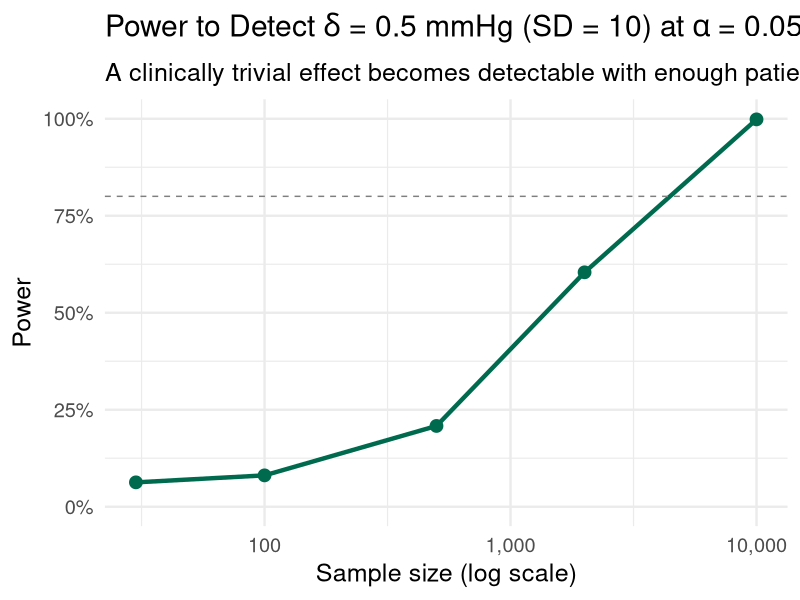
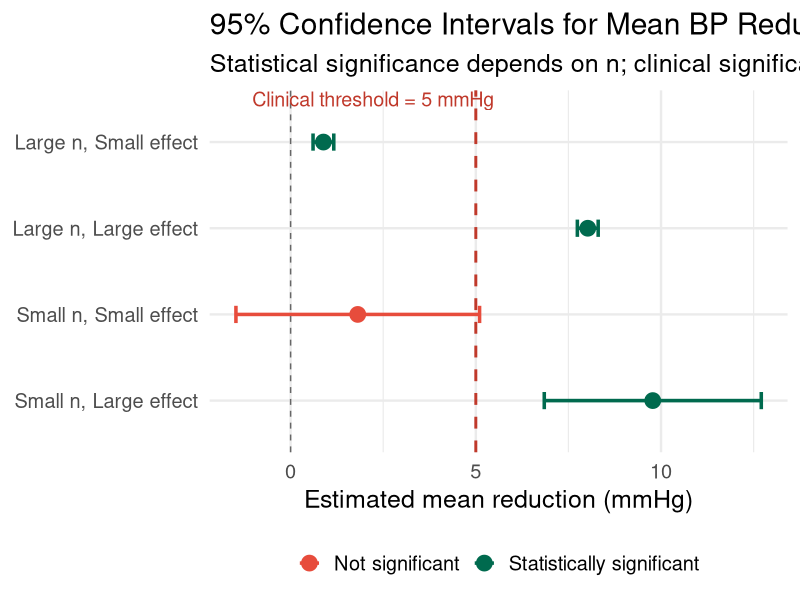
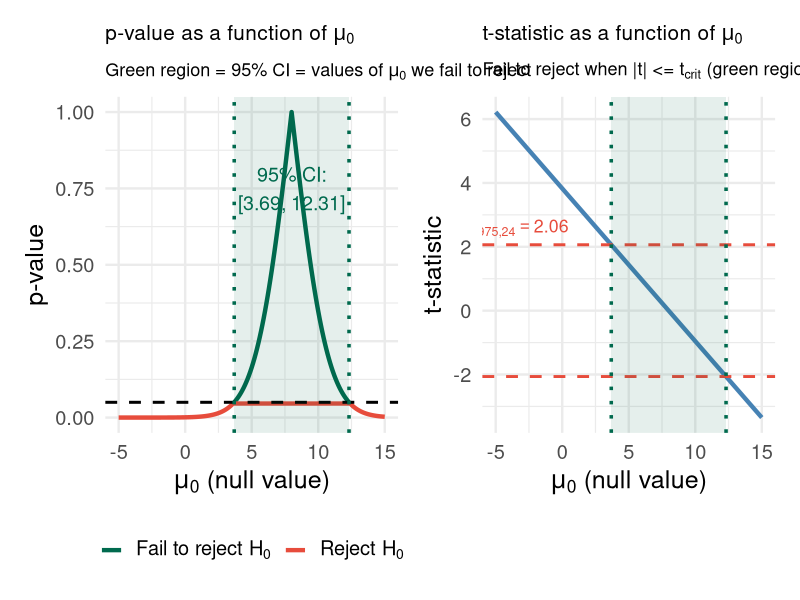
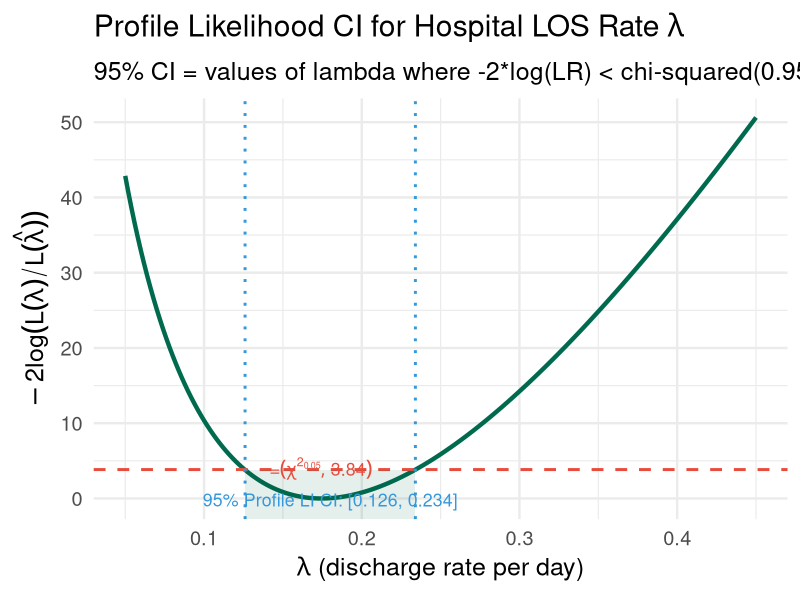
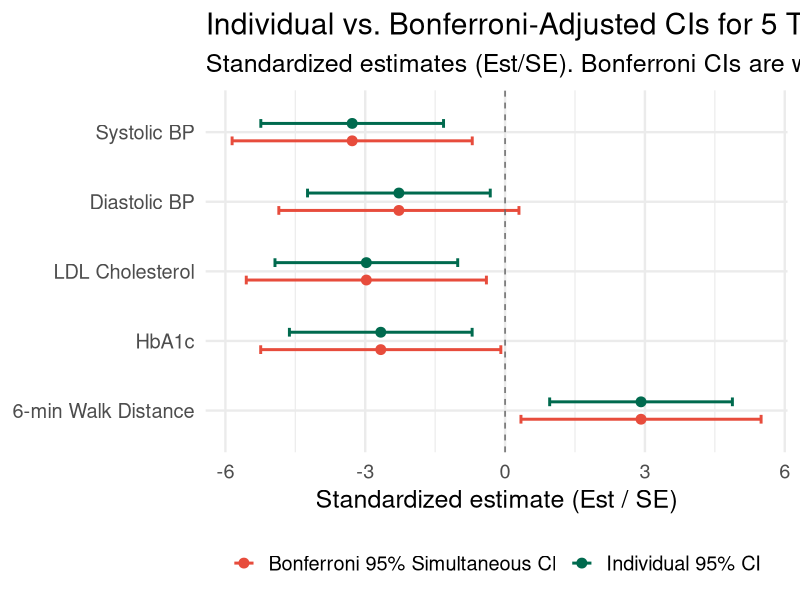

Write R code to recreate these figures, in order.
## ---- chunk 1
#| label: setup
#| include: false
library(tidyverse)
library(broom)
library(patchwork)
set.seed(551)
theme_set(theme_minimal(base_size = 18))
## ---- chunk 2
#| echo: true
#| code-fold: true
#| fig-height: 7
#| fig-width: 14

# Simulate: true effect = delta (small), vary n
# Test H0: mu = 0 vs Ha: mu != 0
sim_pvals <- function(n, delta = 0.5, sigma = 10, B = 5000) {
  replicate(B, {
    x <- rnorm(n, mean = delta, sd = sigma)
    t.test(x, mu = 0)$p.value
  })
}

sample_sizes <- c(30, 100, 500, 2000, 10000)
results <- map_dfr(sample_sizes, function(n) {
  pvals <- sim_pvals(n, delta = 0.5, sigma = 10)
  tibble(n = n, power = mean(pvals < 0.05))
})

results |>
  ggplot(aes(x = n, y = power)) +
  geom_line(color = "#006a4e", linewidth = 1.5) +
  geom_point(size = 4, color = "#006a4e") +
  geom_hline(yintercept = 0.8, linetype = "dashed", color = "gray50") +
  scale_x_log10(labels = scales::comma) +
  scale_y_continuous(labels = scales::percent, limits = c(0, 1)) +
  labs(
    title = expression("Power to Detect " * delta * " = 0.5 mmHg (SD = 10) at " * alpha * " = 0.05"),
    subtitle = "A clinically trivial effect becomes detectable with enough patients",
    x = "Sample size (log scale)", y = "Power"
  )
## ---- chunk 3
#| echo: true
#| code-fold: true
#| fig-height: 8
#| fig-width: 14

# Simulate 4 scenarios: large/small n x large/small effect
scenarios <- tribble(
  ~n,     ~delta,  ~label,
  50,     8,       "Small n, Large effect",
  50,     1,       "Small n, Small effect",
  5000,   8,       "Large n, Large effect",
  5000,   1,       "Large n, Small effect"
)

set.seed(551)
scenario_results <- scenarios |>
  rowwise() |>
  mutate(
    data = list(rnorm(n, mean = delta, sd = 10)),
    test = list(t.test(data, mu = 0)),
    estimate = test$estimate,
    ci_low  = test$conf.int[1],
    ci_high = test$conf.int[2],
    pval = test$p.value,
    sig = pval < 0.05
  ) |>
  ungroup()

scenario_results |>
  mutate(
    label = factor(label, levels = scenarios$label),
    sig_label = ifelse(sig, "Statistically significant", "Not significant")
  ) |>
  ggplot(aes(x = label, y = estimate, color = sig_label)) +
  geom_point(size = 5) +
  geom_errorbar(aes(ymin = ci_low, ymax = ci_high), width = 0.2, linewidth = 1.2) +
  geom_hline(yintercept = 0, linetype = "dashed", color = "gray40") +
  geom_hline(yintercept = 5, linetype = "dashed", color = "#c0392b", linewidth = 1) +
  annotate("text", x = 4.5, y = 5.5, label = "Clinical threshold = 5 mmHg",
           color = "#c0392b", hjust = 1, size = 5) +
  scale_color_manual(values = c("Statistically significant" = "#006a4e",
                                "Not significant" = "#e74c3c")) +
  labs(
    title = "95% Confidence Intervals for Mean BP Reduction (mmHg)",
    subtitle = "Statistical significance depends on n; clinical significance depends on effect size",
    x = NULL, y = "Estimated mean reduction (mmHg)",
    color = NULL
  ) +
  coord_flip() +
  theme(legend.position = "bottom")
## ---- chunk 4
#| echo: true
p_control <- 0.045
p_treatment <- 0.032
RR  <- p_treatment / p_control
ARR <- p_control - p_treatment
NNT <- 1 / ARR

tibble(
  Measure = c("Risk (control)", "Risk (treatment)", 
              "Absolute Risk Reduction (ARR)", 
              "Relative Risk (RR)", 
              "Number Needed to Treat (NNT)"),
  Value = c(p_control, p_treatment, ARR, RR, NNT)
) |>
  mutate(Value = round(Value, 3)) |>
  knitr::kable(align = "lr")
## ---- chunk 5
#| echo: true
#| code-fold: true
#| fig-height: 9
#| fig-width: 14

# Observed data: blood pressure reduction (mmHg)
set.seed(42)
n <- 25
bp_data <- rnorm(n, mean = 6.5, sd = 8)

xbar <- mean(bp_data)
s    <- sd(bp_data)
se   <- s / sqrt(n)
df   <- n - 1
t_crit <- qt(0.975, df)

# 95% CI
ci_low  <- xbar - t_crit * se
ci_high <- xbar + t_crit * se

# For each null value mu0, compute t-statistic and p-value
test_grid <- tibble(mu0 = seq(-5, 15, by = 0.1)) |>
  mutate(
    t_stat = (xbar - mu0) / se,
    pval   = 2 * pt(-abs(t_stat), df = df),
    reject = pval < 0.05
  )

p1 <- test_grid |>
  ggplot(aes(x = mu0, y = pval, color = reject)) +
  geom_line(linewidth = 1.5) +
  geom_hline(yintercept = 0.05, linetype = "dashed", linewidth = 1) +
  geom_vline(xintercept = c(ci_low, ci_high), 
             linetype = "dotted", color = "#006a4e", linewidth = 1.2) +
  annotate("rect", xmin = ci_low, xmax = ci_high, ymin = -Inf, ymax = Inf,
           fill = "#006a4e", alpha = 0.1) +
  annotate("text", x = xbar, y = 0.75,
           label = sprintf("95%% CI:\n[%.2f, %.2f]", ci_low, ci_high),
           color = "#006a4e", size = 5) +
  scale_color_manual(
    values = c("TRUE" = "#e74c3c", "FALSE" = "#006a4e"),
    labels = c("TRUE" = expression("Reject " * H[0]),
               "FALSE" = expression("Fail to reject " * H[0]))
  ) +
  labs(
    title = expression("p-value as a function of " * mu[0]),
    subtitle = expression("Green region = 95% CI = values of " * mu[0] * " we fail to reject"),
    x = expression(mu[0] * " (null value)"),
    y = "p-value",
    color = NULL
  ) +
  theme(legend.position = "bottom",
        plot.title    = element_text(size = 15),
        plot.subtitle = element_text(size = 13))

p2 <- test_grid |>
  ggplot(aes(x = mu0, y = t_stat)) +
  geom_line(color = "steelblue", linewidth = 1.5) +
  geom_hline(yintercept = c(-t_crit, t_crit), linetype = "dashed",
             color = "#e74c3c", linewidth = 1) +
  geom_vline(xintercept = c(ci_low, ci_high),
             linetype = "dotted", color = "#006a4e", linewidth = 1.2) +
  annotate("rect", xmin = ci_low, xmax = ci_high, ymin = -Inf, ymax = Inf,
           fill = "#006a4e", alpha = 0.1) +
  annotate("text", x = -3.5, y = t_crit + 0.5,
           label = as.expression(bquote(t[0.975*","*.(df)] == .(round(t_crit, 2)))),
           color = "#e74c3c", size = 4.5) +
  labs(
    title = expression("t-statistic as a function of " * mu[0]),
    subtitle = expression("Fail to reject when |t| <= t"[crit] * " (green region)"),
    x = expression(mu[0] * " (null value)"),
    y = "t-statistic"
  ) +
  theme(plot.title    = element_text(size = 15),
        plot.subtitle = element_text(size = 13))

p1 + p2
## ---- chunk 6
#| echo: true
# 15 measurements of drug plasma concentration (ng/mL)
set.seed(551)
conc <- rnorm(15, mean = 50, sd = 3.8)  # SD ≈ 3.8 (under QC limit)

n <- length(conc)
s2 <- var(conc)
df <- n - 1

# 95% two-sided CI for sigma^2
chi_upper <- qchisq(0.975, df)  # upper tail => lower bound of CI
chi_lower <- qchisq(0.025, df)  # lower tail => upper bound of CI

ci_var_low  <- df * s2 / chi_upper
ci_var_high <- df * s2 / chi_lower
ci_sd_low   <- sqrt(ci_var_low)
ci_sd_high  <- sqrt(ci_var_high)

cat("Sample variance:", round(s2, 3), "\n")
cat("Sample SD:", round(sqrt(s2), 3), "\n")
cat("95% CI for sigma^2: [", round(ci_var_low, 3), ",", round(ci_var_high, 3), "]\n")
cat("95% CI for sigma:   [", round(ci_sd_low, 3),  ",", round(ci_sd_high, 3),  "]\n")
cat("Upper bound for sigma:", round(ci_sd_high, 3), 
    "-- QC limit:", 5, "\n")
cat("Conclusion:", 
    ifelse(ci_sd_high < 5, "Pass QC (upper CI bound < 5)", "Fail QC"))
## ---- chunk 7
#| echo: true
#| code-fold: true
#| fig-height: 6
#| fig-width: 13
# Profile likelihood CI for exponential rate lambda
# Data: hospital length of stay (days)
set.seed(99)
los <- rexp(40, rate = 0.2)  # mean LOS = 5 days

log_lik <- function(lambda) {
  sum(dexp(los, rate = lambda, log = TRUE))
}

lambda_hat <- 1 / mean(los)
lmax       <- log_lik(lambda_hat)

lam_grid <- seq(0.05, 0.45, by = 0.002)
ll_vals  <- map_dbl(lam_grid, log_lik)
rel_ll   <- -2 * (ll_vals - lmax)

# chi-squared cutoff for 95% CI
cutoff <- qchisq(0.95, df = 1)

ci_lam <- range(lam_grid[rel_ll <= cutoff])

ggplot(tibble(lambda = lam_grid, rl = rel_ll), aes(x = lambda, y = rl)) +
  geom_line(color = "#006a4e", linewidth = 1.5) +
  geom_hline(yintercept = cutoff, linetype = "dashed", color = "#e74c3c", linewidth = 1) +
  geom_vline(xintercept = ci_lam, linetype = "dotted", color = "#3498db", linewidth = 1) +
  annotate("rect", xmin = ci_lam[1], xmax = ci_lam[2], ymin = -Inf, ymax = cutoff,
           fill = "#006a4e", alpha = 0.1) +
  annotate("text", x = lambda_hat, y = cutoff + 0.15,
           label = sprintf("chi^2[0.05,1] = %.2f", cutoff), parse = TRUE,
           color = "#e74c3c", size = 4.5) +
  annotate("text", x = mean(ci_lam), y = -0.2,
           label = sprintf("95%% Profile LI CI: [%.3f, %.3f]", ci_lam[1], ci_lam[2]),
           color = "#3498db", size = 4.5) +
  labs(
    title = expression("Profile Likelihood CI for Hospital LOS Rate " * lambda),
    subtitle = "95% CI = values of lambda where -2*log(LR) < chi-squared(0.95, df=1)",
    x = expression(lambda * " (discharge rate per day)"),
    y = expression(-2 * log(L(lambda) / L(hat(lambda))))
  )
## ---- chunk 8
#| echo: true
#| code-fold: true
#| fig-height: 8
#| fig-width: 14

# Clinical trial with 5 endpoints; simulate estimates and SEs
set.seed(551)
m <- 5
endpoints <- c("Systolic BP", "Diastolic BP", "LDL Cholesterol",
                "HbA1c", "6-min Walk Distance")
estimates <- c(-8.2, -4.1, -12.5, -0.4, 35.0)
se_vals   <- c(2.5, 1.8, 4.2, 0.15, 12.0)
units     <- c("mmHg", "mmHg", "mg/dL", "%", "meters")

# Unadjusted 95% CIs (z-based for simplicity)
z_ind <- qnorm(0.975)
# Bonferroni-adjusted 95% simultaneous CIs
z_bon <- qnorm(1 - 0.05 / (2 * m))

ci_df <- tibble(
  Endpoint = factor(endpoints, levels = rev(endpoints)),
  Est = estimates,
  SE  = se_vals,
  Unit = units,
  Est_std = estimates / se_vals  # standardize for display
) |>
  mutate(
    ci_lo_ind = Est_std - z_ind,
    ci_hi_ind = Est_std + z_ind,
    ci_lo_bon = Est_std - z_bon,
    ci_hi_bon = Est_std + z_bon
  ) |>
  pivot_longer(cols = starts_with("ci"),
               names_to = c("bound", "type"),
               names_pattern = "ci_(lo|hi)_(ind|bon)") |>
  pivot_wider(names_from = bound, values_from = value) |>
  mutate(Method = ifelse(type == "ind", "Individual 95% CI", "Bonferroni 95% Simultaneous CI"))

ggplot(ci_df, aes(y = Endpoint, x = Est_std, color = Method)) +
  geom_point(size = 3, position = position_dodge(width = 0.5)) +
  geom_errorbarh(aes(xmin = lo, xmax = hi), height = 0.25, linewidth = 1,
                 position = position_dodge(width = 0.5)) +
  geom_vline(xintercept = 0, linetype = "dashed", color = "gray40") +
  scale_color_manual(values = c("Individual 95% CI" = "#006a4e",
                                "Bonferroni 95% Simultaneous CI" = "#e74c3c")) +
  labs(
    title = "Individual vs. Bonferroni-Adjusted CIs for 5 Trial Endpoints",
    subtitle = "Standardized estimates (Est/SE). Bonferroni CIs are wider to control familywise coverage.",
    x = "Standardized estimate (Est / SE)",
    y = NULL, color = NULL
  ) +
  theme(legend.position = "bottom")
## ---- chunk 9
#| echo: true
# Exact binomial test
n_screen <- 200
x_pos    <- 170

binom_test <- binom.test(x_pos, n_screen, p = 0.80, alternative = "greater")
binom_test_two <- binom.test(x_pos, n_screen, p = 0.80, alternative = "two.sided")

cat("One-sided p-value:", round(binom_test$p.value, 5), "\n")
cat("95% lower bound for p:", round(binom_test$conf.int[1], 4), "\n")
cat("\nTwo-sided 95% CI for p: [",
    round(binom_test_two$conf.int[1], 4), ",",
    round(binom_test_two$conf.int[2], 4), "]\n")
cat("Duality check: 0.80 in two-sided CI?",
    binom_test_two$conf.int[1] <= 0.80 & 0.80 <= binom_test_two$conf.int[2])
## ---- chunk 10
#| echo: true
#| code-fold: true
# Re-use the blood pressure data from the Visualizing Duality slide
set.seed(42)
n <- 25
bp_data <- rnorm(n, mean = 6.5, sd = 8)

xbar   <- mean(bp_data)
s      <- sd(bp_data)
se     <- s / sqrt(n)
df     <- n - 1
t_crit <- qt(0.975, df)

ci_low  <- xbar - t_crit * se
ci_high <- xbar + t_crit * se

# Test a grid of specific null values
null_vals <- c(0, 2, round(ci_low, 1), 5, round(xbar, 1), round(ci_high, 1), 10, 12)

results <- tibble(mu_0 = null_vals) |>
  mutate(
    t_stat  = (xbar - mu_0) / se,
    p_value = 2 * pt(-abs(t_stat), df = df),
    reject  = p_value < 0.05,
    in_CI   = mu_0 >= ci_low & mu_0 <= ci_high,
    consistent = reject != in_CI  # should always be FALSE (never inconsistent)
  )

results |>
  mutate(
    across(c(t_stat, p_value), \(x) round(x, 3)),
    Decision  = ifelse(reject,  "Reject H\u2080",        "Fail to reject H\u2080"),
    `In 95% CI?` = ifelse(in_CI, "\u2713 Yes",           "\u2717 No"),
    `Consistent?` = ifelse(!consistent, "\u2713 Yes",    "\u2717 No")
  ) |>
  select(`mu_0`, t_stat, p_value, Decision, `In 95% CI?`, `Consistent?`) |>
  knitr::kable(
    col.names = c("mu_0", "t-statistic", "p-value", "Decision", "In 95% CI?", "Duality holds?"),
    align = "rrrllc",
    caption = sprintf("95%% CI: [%.2f, %.2f].  xbar = %.2f, s = %.2f, n = %d",
                      ci_low, ci_high, xbar, s, n)
  )
